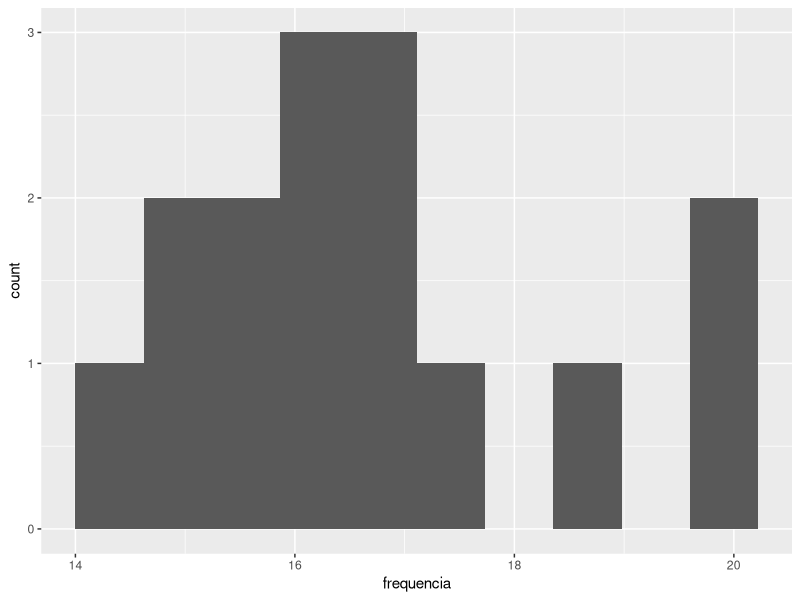
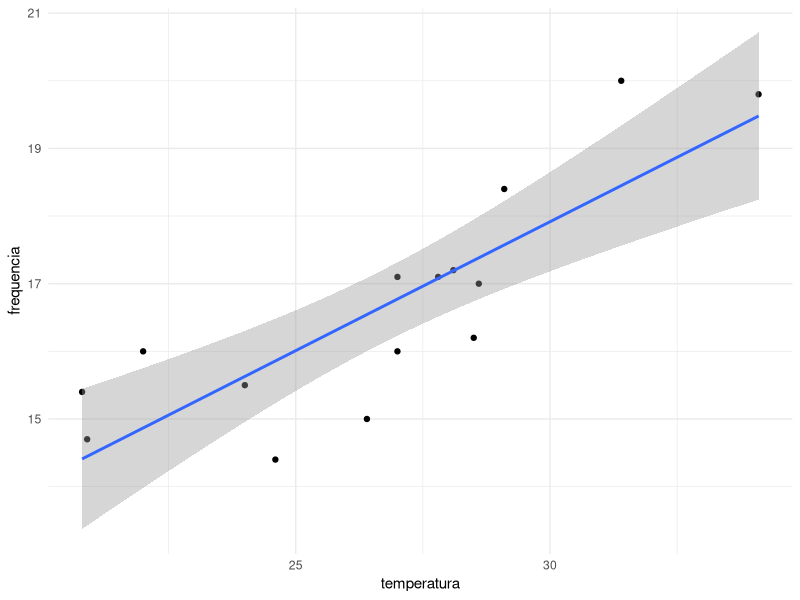

Write R code to recreate these figures, in order. (Note: this script raises an error after producing the figures.)
dados <- read.csv("grilo.txt", header = TRUE, sep = ",")
str(dados)

library(ggplot2)
ggplot(data = dados, aes(x = frequencia))+geom_histogram(bins = 10)


cor(dados)

ggplot(data = dados, aes(x = temperatura, y = frequencia))+geom_point()+theme_minimal()+geom_smooth(method = "lm")

modelo_linear <- lm(formula = frequencia ~ temperatura, data = dados)

modelo_linear
summary(dados$temperatura)

w <- data.frame(temperatura = c(21, 23.6, 30.9))

predict(modelo_linear, newdata = w)
library(palmerpenguins)
cor(dados$bill_length_mm, dados$bill_depth_mm)
summary(dados)

dados <- na.omit(dados)
names(dados)
cor(dados[, 3:6])

ggplot(data = dados, aes(x = flipper_length_mm, y = body_mass_g, color = species))+geom_point()+geom_smooth(method = "lm")
